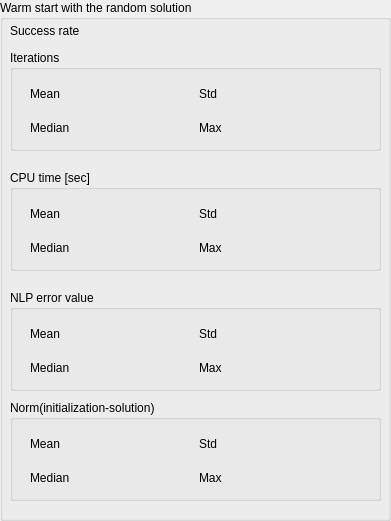
           <widget class="QGroupBox" name="groupBox_ws_rdm_plan">
            <property name="geometry">
             <rect>
              <x>830</x>
              <y>10</y>
              <width>391</width>
              <height>521</height>
             </rect>
            </property>
            <property name="title">
             <string>Warm start with the random solution</string>
            </property>
            <widget class="QWidget" name="layoutWidget_13">
             <property name="geometry">
              <rect>
               <x>10</x>
               <y>20</y>
               <width>231</width>
               <height>21</height>
              </rect>
             </property>
             <layout class="QHBoxLayout" name="horizontalLayout_104">
              <item>
               <widget class="QLabel" name="label_rate_ws_rdm_plan">
                <property name="text">
                 <string>Success rate</string>
                </property>
               </widget>
              </item>
              <item>
               <widget class="QLabel" name="label_rate_ws_rdm_plan_value">
                <property name="text">
                 <string/>
                </property>
               </widget>
              </item>
             </layout>
            </widget>
            <widget class="QGroupBox" name="groupBox_iter_ws_rdm_plan">
             <property name="geometry">
              <rect>
               <x>10</x>
               <y>50</y>
               <width>371</width>
               <height>101</height>
              </rect>
             </property>
             <property name="title">
              <string>Iterations</string>
             </property>
             <widget class="QWidget" name="layoutWidget_14">
              <property name="geometry">
               <rect>
                <x>20</x>
                <y>30</y>
                <width>331</width>
                <height>61</height>
               </rect>
              </property>
              <layout class="QVBoxLayout" name="verticalLayout_28">
               <item>
                <layout class="QHBoxLayout" name="horizontalLayout_105">
                 <item>
                  <layout class="QHBoxLayout" name="horizontalLayout_106">
                   <item>
                    <widget class="QLabel" name="label__iter_mean_ws_rdm_plan">
                     <property name="text">
                      <string>Mean</string>
                     </property>
                    </widget>
                   </item>
                   <item>
                    <widget class="QLabel" name="label_iter_mean_ws_rdm_plan_value">
                     <property name="text">
                      <string/>
                     </property>
                    </widget>
                   </item>
                  </layout>
                 </item>
                 <item>
                  <layout class="QHBoxLayout" name="horizontalLayout_107">
                   <item>
                    <widget class="QLabel" name="label_iter_std_ws_rdm_plan">
                     <property name="text">
                      <string>Std</string>
                     </property>
                    </widget>
                   </item>
                   <item>
                    <widget class="QLabel" name="label_iter_std_ws_rdm_plan_value">
                     <property name="text">
                      <string/>
                     </property>
                    </widget>
                   </item>
                  </layout>
                 </item>
                </layout>
               </item>
               <item>
                <layout class="QHBoxLayout" name="horizontalLayout_108">
                 <item>
                  <layout class="QHBoxLayout" name="horizontalLayout_109">
                   <item>
                    <widget class="QLabel" name="label_iter_median_ws_rdm_plan">
                     <property name="text">
                      <string>Median</string>
                     </property>
                    </widget>
                   </item>
                   <item>
                    <widget class="QLabel" name="label_iter_median_ws_rdm_plan_value">
                     <property name="text">
                      <string/>
                     </property>
                    </widget>
                   </item>
                  </layout>
                 </item>
                 <item>
                  <layout class="QHBoxLayout" name="horizontalLayout_110">
                   <item>
                    <widget class="QLabel" name="label_iter_max_ws_rdm_plan">
                     <property name="text">
                      <string>Max</string>
                     </property>
                    </widget>
                   </item>
                   <item>
                    <widget class="QLabel" name="label_iter_max_ws_rdm_plan_value">
                     <property name="text">
                      <string/>
                     </property>
                    </widget>
                   </item>
                  </layout>
                 </item>
                </layout>
               </item>
              </layout>
             </widget>
            </widget>
            <widget class="QGroupBox" name="groupBox_cpu_ws_rdm_plan">
             <property name="geometry">
              <rect>
               <x>10</x>
               <y>170</y>
               <width>371</width>
               <height>101</height>
              </rect>
             </property>
             <property name="title">
              <string>CPU time [sec]</string>
             </property>
             <widget class="QWidget" name="layoutWidget_15">
              <property name="geometry">
               <rect>
                <x>20</x>
                <y>30</y>
                <width>331</width>
                <height>61</height>
               </rect>
              </property>
              <layout class="QVBoxLayout" name="verticalLayout_29">
               <item>
                <layout class="QHBoxLayout" name="horizontalLayout_111">
                 <item>
                  <layout class="QHBoxLayout" name="horizontalLayout_112">
                   <item>
                    <widget class="QLabel" name="label_cpu_mean_ws_rdm_plan">
                     <property name="text">
                      <string>Mean</string>
                     </property>
                    </widget>
                   </item>
                   <item>
                    <widget class="QLabel" name="label_cpu_mean_ws_rdm_plan_value">
                     <property name="text">
                      <string/>
                     </property>
                    </widget>
                   </item>
                  </layout>
                 </item>
                 <item>
                  <layout class="QHBoxLayout" name="horizontalLayout_113">
                   <item>
                    <widget class="QLabel" name="label_cpu_std_ws_rdm_plan">
                     <property name="text">
                      <string>Std</string>
                     </property>
                    </widget>
                   </item>
                   <item>
                    <widget class="QLabel" name="label_cpu_std_ws_rdm_plan_value">
                     <property name="text">
                      <string/>
                     </property>
                    </widget>
                   </item>
                  </layout>
                 </item>
                </layout>
               </item>
               <item>
                <layout class="QHBoxLayout" name="horizontalLayout_114">
                 <item>
                  <layout class="QHBoxLayout" name="horizontalLayout_115">
                   <item>
                    <widget class="QLabel" name="label_cpu_median_ws_rdm_plan">
                     <property name="text">
                      <string>Median</string>
                     </property>
                    </widget>
                   </item>
                   <item>
                    <widget class="QLabel" name="label_cpu_median_ws_rdm_plan_value">
                     <property name="text">
                      <string/>
                     </property>
                    </widget>
                   </item>
                  </layout>
                 </item>
                 <item>
                  <layout class="QHBoxLayout" name="horizontalLayout_116">
                   <item>
                    <widget class="QLabel" name="label_cpu_max_ws_rdm_plan">
                     <property name="text">
                      <string>Max</string>
                     </property>
                    </widget>
                   </item>
                   <item>
                    <widget class="QLabel" name="label_cpu_max_ws_rdm_plan_value">
                     <property name="text">
                      <string/>
                     </property>
                    </widget>
                   </item>
                  </layout>
                 </item>
                </layout>
               </item>
              </layout>
             </widget>
            </widget>
            <widget class="QGroupBox" name="groupBox_cost_ws_rdm_plan">
             <property name="geometry">
              <rect>
               <x>10</x>
               <y>290</y>
               <width>371</width>
               <height>101</height>
              </rect>
             </property>
             <property name="title">
              <string>NLP error value</string>
             </property>
             <widget class="QWidget" name="layoutWidget_16">
              <property name="geometry">
               <rect>
                <x>20</x>
                <y>30</y>
                <width>331</width>
                <height>61</height>
               </rect>
              </property>
              <layout class="QVBoxLayout" name="verticalLayout_30">
               <item>
                <layout class="QHBoxLayout" name="horizontalLayout_117">
                 <item>
                  <layout class="QHBoxLayout" name="horizontalLayout_118">
                   <item>
                    <widget class="QLabel" name="label_cost_mean_ws_rdm_plan">
                     <property name="text">
                      <string>Mean</string>
                     </property>
                    </widget>
                   </item>
                   <item>
                    <widget class="QLabel" name="label_cost_mean_ws_rdm_plan_value">
                     <property name="text">
                      <string/>
                     </property>
                    </widget>
                   </item>
                  </layout>
                 </item>
                 <item>
                  <layout class="QHBoxLayout" name="horizontalLayout_119">
                   <item>
                    <widget class="QLabel" name="label_cost_std_ws_rdm_plan">
                     <property name="text">
                      <string>Std</string>
                     </property>
                    </widget>
                   </item>
                   <item>
                    <widget class="QLabel" name="label_cost_std_ws_rdm_plan_value">
                     <property name="text">
                      <string/>
                     </property>
                    </widget>
                   </item>
                  </layout>
                 </item>
                </layout>
               </item>
               <item>
                <layout class="QHBoxLayout" name="horizontalLayout_120">
                 <item>
                  <layout class="QHBoxLayout" name="horizontalLayout_121">
                   <item>
                    <widget class="QLabel" name="label_cost_median_ws_rdm_plan">
                     <property name="text">
                      <string>Median</string>
                     </property>
                    </widget>
                   </item>
                   <item>
                    <widget class="QLabel" name="label_cost_median_ws_rdm_plan_value">
                     <property name="text">
                      <string/>
                     </property>
                    </widget>
                   </item>
                  </layout>
                 </item>
                 <item>
                  <layout class="QHBoxLayout" name="horizontalLayout_122">
                   <item>
                    <widget class="QLabel" name="label_cost_max_ws_rdm_plan">
                     <property name="text">
                      <string>Max</string>
                     </property>
                    </widget>
                   </item>
                   <item>
                    <widget class="QLabel" name="label_cost_max_ws_rdm_plan_value">
                     <property name="text">
                      <string/>
                     </property>
                    </widget>
                   </item>
                  </layout>
                 </item>
                </layout>
               </item>
              </layout>
             </widget>
            </widget>
            <widget class="QGroupBox" name="groupBox_diff_ws_rdm_plan">
             <property name="geometry">
              <rect>
               <x>10</x>
               <y>400</y>
               <width>371</width>
               <height>101</height>
              </rect>
             </property>
             <property name="title">
              <string>Norm(initialization-solution)</string>
             </property>
             <widget class="QWidget" name="layoutWidget_53">
              <property name="geometry">
               <rect>
                <x>20</x>
                <y>30</y>
                <width>331</width>
                <height>61</height>
               </rect>
              </property>
              <layout class="QVBoxLayout" name="verticalLayout_62">
               <item>
                <layout class="QHBoxLayout" name="horizontalLayout_315">
                 <item>
                  <layout class="QHBoxLayout" name="horizontalLayout_316">
                   <item>
                    <widget class="QLabel" name="label_diff_mean_ws_rdm_plan">
                     <property name="text">
                      <string>Mean</string>
                     </property>
                    </widget>
                   </item>
                   <item>
                    <widget class="QLabel" name="label_diff_mean_ws_rdm_plan_value">
                     <property name="text">
                      <string/>
                     </property>
                    </widget>
                   </item>
                  </layout>
                 </item>
                 <item>
                  <layout class="QHBoxLayout" name="horizontalLayout_317">
                   <item>
                    <widget class="QLabel" name="label_diff_std_ws_rdm_plan">
                     <property name="text">
                      <string>Std</string>
                     </property>
                    </widget>
                   </item>
                   <item>
                    <widget class="QLabel" name="label_diff_std_ws_rdm_plan_value">
                     <property name="text">
                      <string/>
                     </property>
                    </widget>
                   </item>
                  </layout>
                 </item>
                </layout>
               </item>
               <item>
                <layout class="QHBoxLayout" name="horizontalLayout_318">
                 <item>
                  <layout class="QHBoxLayout" name="horizontalLayout_319">
                   <item>
                    <widget class="QLabel" name="label_diff_median_ws_rdm_plan">
                     <property name="text">
                      <string>Median</string>
                     </property>
                    </widget>
                   </item>
                   <item>
                    <widget class="QLabel" name="label_diff_median_ws_rdm_plan_value">
                     <property name="text">
                      <string/>
                     </property>
                    </widget>
                   </item>
                  </layout>
                 </item>
                 <item>
                  <layout class="QHBoxLayout" name="horizontalLayout_320">
                   <item>
                    <widget class="QLabel" name="label_diff_max_ws_rdm_plan">
                     <property name="text">
                      <string>Max</string>
                     </property>
                    </widget>
                   </item>
                   <item>
                    <widget class="QLabel" name="label_diff_max_ws_rdm_plan_value">
                     <property name="text">
                      <string/>
                     </property>
                    </widget>
                   </item>
                  </layout>
                 </item>
                </layout>
               </item>
              </layout>
             </widget>
            </widget>
           </widget>
